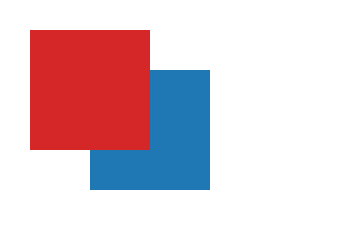

Express this chart as Vega-Lite.
### Vega specification from a JSON file in a GitHub repository (floating-point values rounded to 4 significant figures)
{"$schema": "https://vega.github.io/schema/vega/v6.json", "width": 160, "height": 110, "padding": 5, "autosize": "none", "background": "white", "data": [{"name": "f", "values": [{"k": "a", "x": 40, "y": 40, "z": 2, "v": 1}, {"k": "b", "x": 62, "y": 50, "z": -1, "v": 2}, {"k": "a", "x": 84, "y": 60, "z": 0, "v": 3}, {"k": "c", "x": 52, "y": 72, "z": 1, "v": 4}]}], "scales": [{"name": "col", "type": "ordinal", "domain": ["a", "b", "c"], "range": ["#d62728", "#1f77b4", "#2ca02c"]}, {"name": "seq", "type": "linear", "domain": [1, 4], "range": ["#ffffcc", "#800026"]}], "marks": [{"type": "group", "marks": [{"type": "rect", "zindex": 1, "encode": {"update": {"x": {"value": 10}, "y": {"value": 10}, "width": {"value": 60}, "height": {"value": 60}, "fill": {"value": "#d62728"}}}}, {"type": "rect", "zindex": 0, "encode": {"update": {"x": {"value": 40}, "y": {"value": 30}, "width": {"value": 60}, "height": {"value": 60}, "fill": {"value": "#1f77b4"}}}}]}]}
